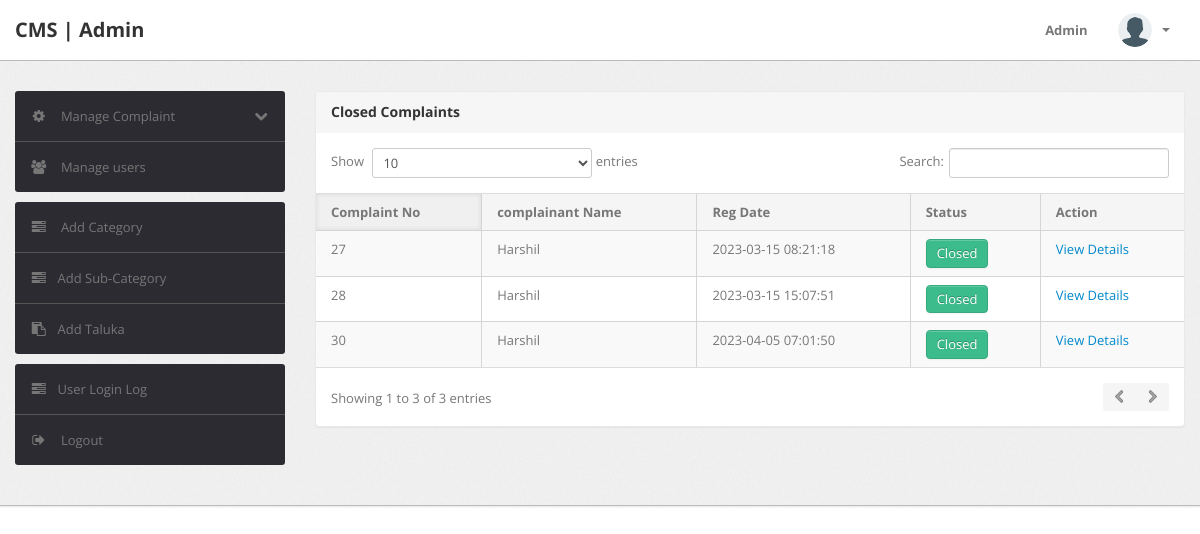
The app's page /admin/closed-complaint.php (signed in) with its own data.
### tables this page shows
CREATE TABLE `tblcomplaints` (
  `complaintNumber` int(11) NOT NULL,
  `userId` int(11) DEFAULT NULL,
  `category` int(11) DEFAULT NULL,
  `subcategory` varchar(255) DEFAULT NULL,
  `complaintType` varchar(255) DEFAULT NULL,
  `state` varchar(255) DEFAULT NULL,
  `noc` varchar(255) DEFAULT NULL,
  `complaintDetails` mediumtext DEFAULT NULL,
  `complaintFile` varchar(255) DEFAULT NULL,
  `regDate` timestamp NULL DEFAULT current_timestamp(),
  `status` varchar(50) DEFAULT NULL,
  `lastUpdationDate` timestamp NULL DEFAULT NULL ON UPDATE current_timestamp()
);

CREATE TABLE `users` (
  `id` int(11) NOT NULL,
  `fullName` varchar(255) DEFAULT NULL,
  `userEmail` varchar(255) DEFAULT NULL,
  `password` varchar(255) DEFAULT NULL,
  `contactNo` bigint(11) DEFAULT NULL,
  `address` tinytext DEFAULT NULL,
  `State` varchar(255) DEFAULT NULL,
  `country` varchar(255) DEFAULT NULL,
  `pincode` int(6) DEFAULT NULL,
  `userImage` varchar(255) DEFAULT NULL,
  `regDate` timestamp NOT NULL DEFAULT current_timestamp(),
  `updationDate` timestamp NULL DEFAULT NULL,
  `status` int(1) DEFAULT NULL
);

### admin/closed-complaint.php (the view, shortened to what this page needs)
<?php
include('include/config.php');
if (strlen($_SESSION['alogin']) == 0) {
	header('location:index.php');
} else {
	?>
	<!DOCTYPE html>
	<html lang="en">
	<head>
		<link type="text/css" href="bootstrap/css/bootstrap.min.css" rel="stylesheet">
		<link type="text/css" href="bootstrap/css/bootstrap-responsive.min.css" rel="stylesheet">
		<link type="text/css" href="css/theme.css" rel="stylesheet">
		<link type="text/css" href="images/icons/css/font-awesome.css" rel="stylesheet">
	</head>
	<body>
		<?php include('include/header.php'); ?>
		<div class="wrapper">
			<div class="container">
				<div class="row">
					<?php include('include/sidebar.php'); ?>
					<div class="span9">
						<div class="content">
							<div class="module">
								<div class="module-head">
									<h3>Closed Complaints</h3>
								</div>
								<div class="module-body table">
									<table cellpadding="0" cellspacing="0" border="0"
										class="datatable-1 table table-bordered table-striped	 display">
										<thead>
											<tr>
												<th>Complaint No</th>
												<th> complainant Name</th>
												<th>Reg Date</th>
												<th>Status</th>
												<th>Action</th>
											</tr>
										</thead>
										<tbody>
											<?php
											$st = 'closed';
											$query = mysqli_query($con, "select tblcomplaints.*,users.fullName as name from tblcomplaints join users on users.id=tblcomplaints.userId where tblcomplaints.status='$st'");
											while ($row = mysqli_fetch_array($query)) {
												?>
												<tr>
													<td>
														<?php echo htmlentities($row['complaintNumber']); ?>
													</td>
													<td>
														<?php echo htmlentities($row['name']); ?>
													</td>
													<td>
														<?php echo htmlentities($row['regDate']); ?>
													</td>
													<td><button type="button" class="btn btn-success">Closed</button></td>
													<td> <a
															href="complaint-details.php?cid=<?php echo htmlentities($row['complaintNumber']); ?>">
															View Details</a>
													</td>
												</tr>
											<?php } ?>
										</tbody>
									</table>
								</div>
							</div>
						</div>
					</div>
				</div>
			</div>
		</div>
	</body>
<?php } ?>

### records on screen
tblcomplaints: complaintNumber "27", userId.fullName "Harshil", regDate "2023-03-15 08:21:18"
tblcomplaints: complaintNumber "28", userId.fullName "Harshil", regDate "2023-03-15 15:07:51"
tblcomplaints: complaintNumber "30", userId.fullName "Harshil", regDate "2023-04-05 07:01:50"
